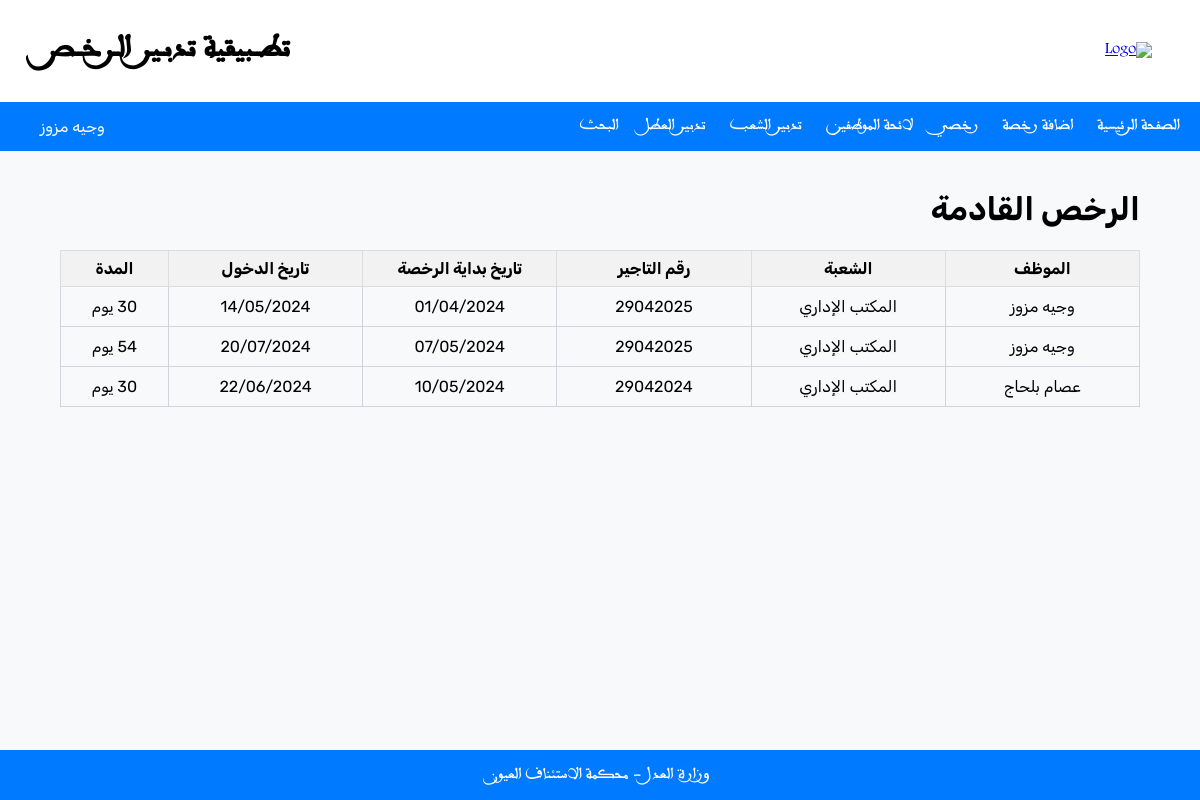
The app's page /admin_home/ (signed in) with its own data.
### Manager/models.py (models this page shows, shortened)
class Leaves(models.Model):
    employeeId = models.ForeignKey(Employee, on_delete=models.CASCADE)
    leaveDate = models.DateField()
    duration = models.IntegerField()
    endOfLeave = models.DateField()
    leaveNumber = models.IntegerField()
    isDelayed = models.BooleanField(default=False)

class Employee(models.Model):
    username = models.OneToOneField(User, null=True, on_delete=models.CASCADE)
    full_name = models.CharField(max_length=100)
    PPR = models.CharField(max_length=100, blank=True, null=True)
    department = models.ForeignKey(Department, on_delete=models.CASCADE)
    isAdmin = models.BooleanField(default=False)

class Department(models.Model):
    name = models.CharField(max_length=100)
    def __str__(self):
        return self.name

### Manager/views.py (the view)
# urls.py: path('admin_home/', admin_view, name='admin_home'),
@login_required
def admin_view(request):
    if request.user.employee.isAdmin:
        today = date.today ()
        current_month = today.month
        leaves_list = Leaves.objects.filter(
        Q(leaveDate__year=today.year, leaveDate__month=current_month) |
        Q(endOfLeave__year=today.year, endOfLeave__month=current_month) |
        Q(leaveDate__lt=today, endOfLeave__gt=today)
    )
        return render(request, 'admin/home.html', {'leaves': leaves_list})
    else:
        return HttpResponseRedirect(reverse('not_admin'))

### Manager/templates/admin/home.html (shortened to what this page needs)
<!DOCTYPE html>
<html lang="ar" dir="rtl">
<head>
    {% load static %}
    <link rel="stylesheet" href="{%static 'home.css' %}">
</head>
    <body>
        <div class="header">
            <a href="/home">
                <img class="logo" src="https://i.ibb.co/8DJ8bMS/logo.png" alt="Logo">
            </a>
            <h1 class="title">تطــبيقية تدبـير الـرخــص</h1>
        </div>
        <div class="navbar">
        {% if request.user.employee.isAdmin %}
                <ul>
                    <li><a href="/admin_home">الصفحة الرئيسية</a></li>
                    <li><a href="/add_leave"> اضافة رخصة </a></li>
                    <li><a href="/my_leaves"> رخصي </a></li>
                    <li><a href="/all_employees"> لائحة الموظفين </a></li>
                    <li><a href="/add_department"> تدبير الشعب </a></li>
                    <li><a href="/manage_holidays"> تدبير العطل </a></li>
                    <li><a href="/search"> البحث </a> </li>
                </ul>
                <ul>
                    <li class="username">{{ request.user.get_full_name }}</li>
                </ul>
        {% endif %}
        </div>
        <div class="body">
            <h1 class="sub_title"> الرخص القادمة </h1>
            <table>
                <tr>
                    <th>الموظف</th>
                    <th>الشعبة</th>
                    <th>رقم التاجير</th>
                    <th>تاريخ بداية الرخصة</th>
                    <th>تاريخ الدخول</th>
                    <th>المدة</th>
                </tr>
                {% for leave in leaves  %}
                <tr>
                    <td>{{ leave.employeeId.username.get_full_name }}</td>
                    <td>{{ leave.employeeId.department }}</td>
                    <td>{{ leave.employeeId.username }}</td>
                    <td>{{ leave.leaveDate|date:'d/m/Y' }}</td>
                    <td>{{ leave.endOfLeave|date:'d/m/Y' }}</td>
                    <td>{{ leave.duration }} يوم</td>
                </tr>
                {% endfor %}
            </table>
        </div>
        <div class="footer">
            <p class="copyright">وزارة العدل - محكمة الاستئناف العيون</p>
        </div>
    </body>
</html>

### Manager/static/home.css (style rules this page uses)
body { font-family: Arabswell, sans-serif; margin: 0; padding: 0; text-align: center; background-color: #f8f9fa; }
.title { font-family: Arabswell, sans-serif; }
.header { font-family: Arabswell, sans-serif; background-color: white; padding: 1% 4%; display: flex; align-items: center; justify-content: space-between; }
.logo { width: 250px; height: auto; }
.footer { color: white; background-color: #007bff; position: fixed; left: 0; bottom: 0; width: 100%; text-align: center; }
.username { float: left; }
.body { padding-top: 1.5%; padding-bottom: 10%; }
.username { font-family: Rubik, serif; }
table { font-family: Rubik, serif; width: 90%; border-collapse: collapse; margin-left: auto; margin-right: auto; }
.body td { padding: 10px; border: 1px solid #ced4da; text-align: center; }
.navbar { background-color: #007bff; color: #fff; display: flex; justify-content: space-between; align-items: center; padding: 15px 20px; }
.navbar ul { list-style-type: none; margin: 0; padding: 0; }
.navbar li { display: inline; margin-left: 20px; }
.navbar li a { text-decoration: none; color: #FFF; }
th, td { border: 1px solid #ddd; padding: 8px; text-align: center; width: 18%; }
.sub_title { margin-right: 5%; text-align: right; font-family: Rubik, serif; }
th { background-color: #f2f2f2; font-weight: bold; }

### records on screen
Leaves: employeeId.username.get_full_name "وجيه مزوز", employeeId.department "المكتب الإداري", employeeId.username "29042025", leaveDate "01/04/2024", endOfLeave "14/05/2024"
Leaves: employeeId.username.get_full_name "وجيه مزوز", employeeId.department "المكتب الإداري", employeeId.username "29042025", leaveDate "07/05/2024", endOfLeave "20/07/2024"
Leaves: employeeId.username.get_full_name "عصام بلحاج", employeeId.department "المكتب الإداري", employeeId.username "29042024", leaveDate "10/05/2024", endOfLeave "22/06/2024"

### other values on screen
{{ request.user.get_full_name }} "وجيه مزوز"
